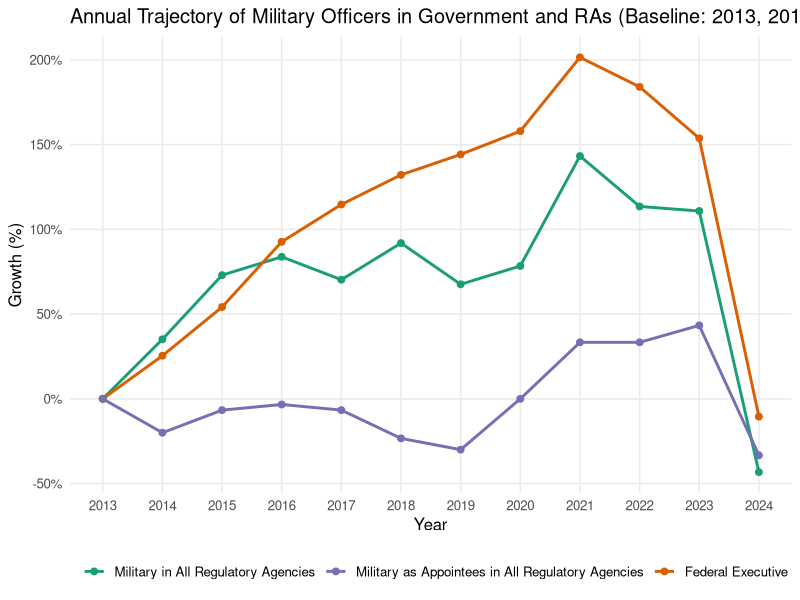
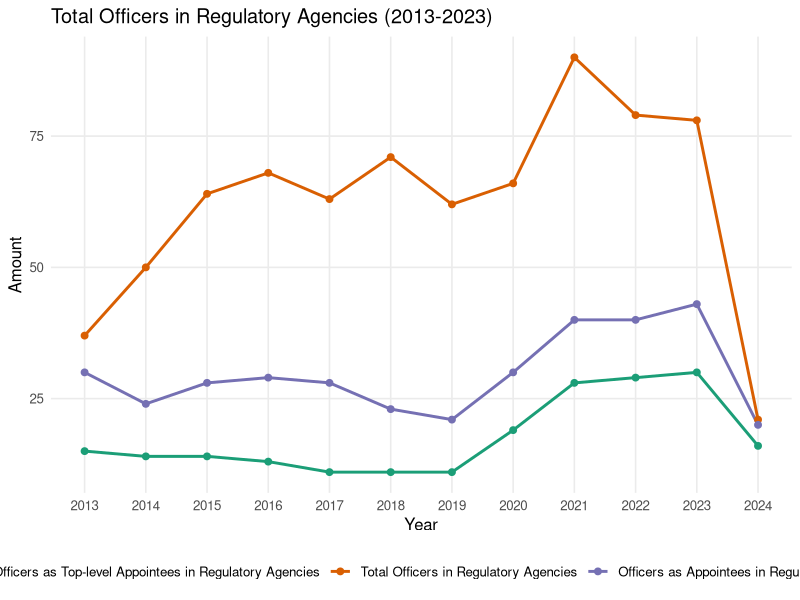
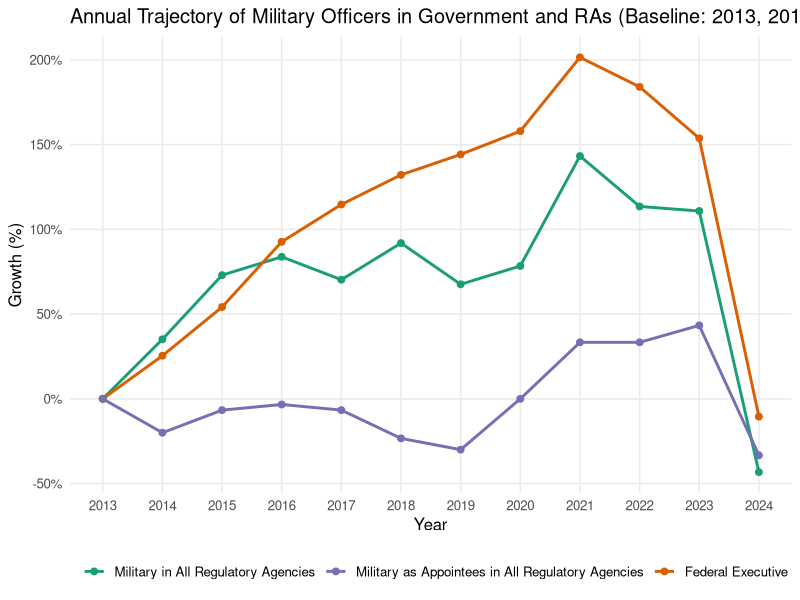
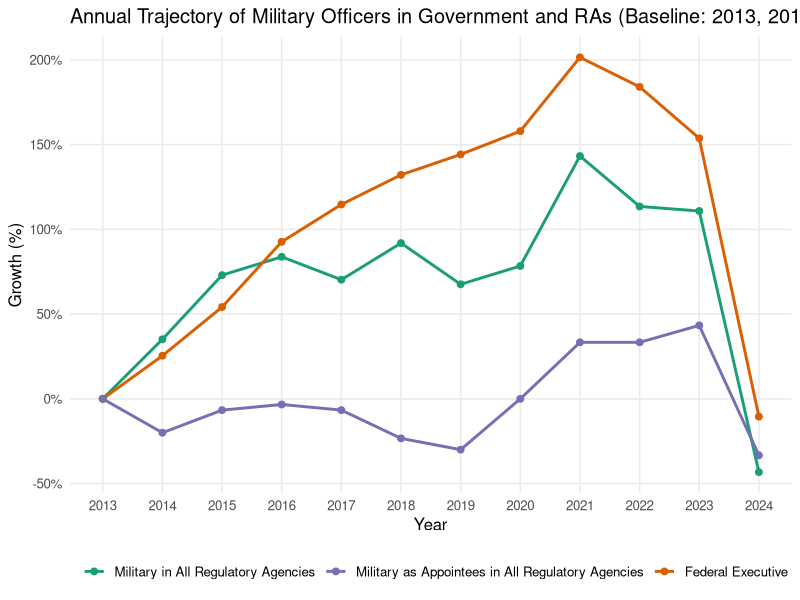

The R source for these figures, in order: (Note: this script raises an error after producing the figures.)
#PROJETO PARA CRIAR GRÁFICOS DA MILITARIZAÇAO DAS AGENCIAS REGULADORAS
# REVISTA GOVERNANCE

#importando o dataset criado por Ademar Guedes
library(tidyverse)
library(readxl)
adeb_999_agencias_militares <- read_excel("adeb_999_agencias_militares.xlsx")
View(adeb_999_agencias_militares)

#criando o arquivo de análise
ar <- adeb_999_agencias_militares

#criar um gráfico harmônico com o atual 1 e 2
# incluir "crescimento de militares no governo" que está no gráfico 1 do apêndice
# e as demais variáveis da figura 1 do texto

glimpse(ar)


# Verificar nomes das colunas relevantes
# Esperado (pela amostra do arquivo):
# ano_arq (coluna A), total_militares_governo (coluna C),
# total_militares_ars (coluna D), total_militares_ars_com_cargo (coluna E)

# 2) Guardar valores-base de 2013 (ano base)
base_vals <- ar %>%
    filter(ano_arq == 2013) %>%
    summarise(
        base_governo = sum(total_militares_governo, na.rm = TRUE),
        base_ar      = sum(total_militares_ars, na.rm = TRUE),
        base_ar_cargo= sum(total_militares_ars_com_cargo, na.rm = TRUE)
    )

# 3) Criar variáveis de crescimento percentual versus 2013
df_out <- ar %>%
    mutate(
        cres_militares_governo   = 100 * (total_militares_governo / base_vals$base_governo - 1),
        cres_militares_ar        = 100 * (total_militares_ars / base_vals$base_ar - 1),
        cres_militares_ar_cargo  = 100 * (total_militares_ars_com_cargo / base_vals$base_ar_cargo - 1)
    )


# Bases anuais (2013)
base_ano <- ar %>%
    filter(ano_arq == 2013) %>%
    summarise(
        base_governo = total_militares_governo,
        base_ar      = total_militares_ars,
        base_ar_cargo= total_militares_ars_com_cargo
    )

df_ano_out <- ar %>%
    mutate(
        cres_militares_governo   = 100 * (total_militares_governo / base_ano$base_governo - 1),
        cres_militares_ar        = 100 * (total_militares_ars / base_ano$base_ar - 1),
        cres_militares_ar_cargo  = 100 * (total_militares_ars_com_cargo / base_ano$base_ar_cargo - 1)
    )

# 5) Visualizar
head(df_out)
head(df_ano_out)

glimpse(df_ano_out)

#Agora vou criar o gráfico 1b
#crescimento anual de militares no governo, militares me AR e em cargos de AR

library(scales)


# Filtrar período e garantir ordenação
ar_plot <- df_ano_out %>%
    filter(ano_arq_tot >= 2013, ano_arq_tot <= 2024) %>%
    arrange(ano_arq_tot)

# Deixar dados em formato longo para facilitar o ggplot
ar_long <- ar_plot %>%
    select(ano_arq_tot,
           cres_militares_governo,
           cres_militares_ar,
           cres_militares_ar_cargo) %>%
    pivot_longer(
        cols = -ano_arq_tot,
        names_to = "serie",
        values_to = "crescimento"
    )

# Rótulos legíveis
rotulos <- c(
    "cres_militares_governo" = "Federal Executive",
    "cres_militares_ar" = "Military in All Regulatory Agencies",
    "cres_militares_ar_cargo" = "Military as Appointees in All Regulatory Agencies"
)

# Gráfico
fig_1b <- ggplot(ar_long, aes(x = ano_arq_tot, y = crescimento, color = serie)) +
    geom_line(size = 1) +
    geom_point(size = 2) +
    scale_color_manual(values = c("#1b9e77", "#7570b3", "#d95f02"),
                       labels = rotulos) +
    scale_x_continuous(breaks = 2013:2024) +
    scale_y_continuous(labels = label_percent(accuracy = 1, scale = 1)) +
    labs(
        title = "Annual Trajectory of Military Officers in Government and RAs (Baseline: 2013, 2013–2024)",
        x = "Year",
        y = "Growth (%)",
        color = ""
    ) +
    theme_minimal(base_size = 12) +
    theme(
        panel.grid.minor = element_blank(),
        legend.position = "bottom"
    )

fig_1b

if(!dir.exists("figures")) {
    dir.create("figures")
}

ggsave("figures/fig_1b.pdf", fig_1b,
       width = 6.5, height = 5, units = "in")


###AGORA CRIAR O GRÁFICO 1A (identico ao que já está no texto)
# Verificar colunas necessárias
cols_ok <- c("ano_arq",
             "total_militares_ars",
             "total_militares_ars_com_cargo",
             "militares_total_agencias_alto_escalao")

missing <- setdiff(cols_ok, names(ar))
if (length(missing) > 0) {
    stop(paste("Faltam colunas no data frame ar:", paste(missing, collapse = ", ")))
}

# Opcional: agregar por ano, se houver várias linhas por ano (ex.: mensais)
ar_ano <- ar %>%
    group_by(ano_arq) %>%
    summarise(
        total_militares_ars = sum(total_militares_ars, na.rm = TRUE),
        total_militares_ars_com_cargo = sum(total_militares_ars_com_cargo, na.rm = TRUE),
        militares_total_agencias_alto_escalao = sum(militares_total_agencias_alto_escalao, na.rm = TRUE),
        .groups = "drop"
    )

# Reestruturar para formato longo
ar_long <- ar %>%
    pivot_longer(
        cols = c(total_militares_ars,
                 total_militares_ars_com_cargo,
                 militares_total_agencias_alto_escalao),
        names_to = "serie",
        values_to = "valor"
    )

# Rótulos legíveis
rotulos <- c(
    "total_militares_ars" = "Total Officers in Regulatory Agencies",
    "total_militares_ars_com_cargo" = "Officers as Appointees in Regulatory Agencies",
    "militares_total_agencias_alto_escalao" = "Officers as Top-level Appointees in Regulatory Agencies"
)

# Gráfico
fig_1a <- ggplot(ar_long, aes(x = ano_arq, y = valor, color = serie)) +
    geom_line(size = 1) +
    geom_point(size = 2) +
    scale_color_manual(values = c("#1b9e77", "#d95f02", "#7570b3"),
                       labels = rotulos) +
    scale_x_continuous(breaks = sort(unique(ar_long$ano_arq))) +
    scale_y_continuous(labels = label_number(big.mark = ".", decimal.mark = ",")) +
    labs(
        title = "Total Officers in Regulatory Agencies (2013-2023)",
        x = "Year",
        y = "Amount",
        color = ""
    ) +
    theme_minimal(base_size = 12) +
    theme(
        panel.grid.minor = element_blank(),
        legend.position = "bottom"
    )


fig_1a

ggsave("figures/fig_1a.pdf", fig_1b,
       width = 6.5, height = 5, units = "in")


glimpse(ar_long)
glimpse (df_ano_out)

names(df_ano_out)

##CRIANDO AGORA A FIGURA 2B
##PARA TANTO, CRIAR ALGUMAS VARIAVEIS SOMANDO TOTAIS DAS 3AR E AS 8AR RESTANTES

cols_8 <- c(
    "militares_aneel","militares_anatel","militares_antaq","militares_antt",
    "militares_ancine","militares_ans","militares_anm","militares_ana"
)

cols_3 <- c("militares_anac","militares_anp","militares_anvs")

df_somas <- df_ano_out %>%
    group_by(ano_arq) %>%
    summarise(
        militares_8_ars = rowSums(across(all_of(cols_8)), na.rm = TRUE),
        militares_3_ars = rowSums(across(all_of(cols_3)), na.rm = TRUE),
        .groups = "drop"
    )

df_ano_out <- df_ano_out %>%
    left_join(df_somas, by = "ano_arq")



#criando soma de 8 e 3AR militares com cargo (inclui alto escalao)
cols_8_cargos <- c(
    "militares_aneel_cargos",
    "militares_anatel_cargos",
    "militares_antaq_cargos",
    "militares_antt_cargos",
    "militares_ancine_cargos",
    "militares_ans_cargos",
    "militares_anm_cargos",
    "militares_ana_cargos"
)

cols_3_cargos <- c("militares_anac_cargos",
                   "militares_anp_cargos",
                   "militares_anvs_cargos")

df_somas_cargos <- df_ano_out %>%
    group_by(ano_arq) %>%
    summarise(
        militares_8_ars_cargos = rowSums(across(all_of(cols_8_cargos)), na.rm = TRUE),
        militares_3_ars_cargos = rowSums(across(all_of(cols_3_cargos)), na.rm = TRUE),
        .groups = "drop"
    )

df_ano_out <- df_ano_out %>%
    left_join(df_somas_cargos, by = "ano_arq")


#criando soma de 8 e 3AR militares com alto escalao
cols_8_alto_escalao <- c(
    "militares_aneel_alto_escalao",
    "militares_anatel_alto_escalao",
    "militares_antaq_alto_escalao",
    "militares_antt_alto_escalao",
    "militares_ancine_alto_escalao",
    "militares_ans_alto_escalao",
    "militares_anm_alto_escalao",
    "militares_ana_alto_escalao"
)

cols_3_alto_escalao <- c("militares_anac_alto_escalao",
                   "militares_anp_alto_escalao",
                   "militares_anvs_alto_escalao")

df_somas_alto_escalao <- df_ano_out %>%
    group_by(ano_arq) %>%
    summarise(
        militares_8_ars_alto_escalao = rowSums(across(all_of(cols_8_alto_escalao)), na.rm = TRUE),
        militares_3_ars_alto_escalao = rowSums(across(all_of(cols_3_alto_escalao)), na.rm = TRUE),
        .groups = "drop"
    )

df_ano_out <- df_ano_out %>%
    left_join(df_somas_alto_escalao, by = "ano_arq")


#grafico somando o total de militares por 3 criterios nos dois grupos (3 e 8 AR)
vars <- c("militares_8_ars.y",
          "militares_3_ars.y",
          "militares_8_ars_cargos",
          "militares_3_ars_cargos",
          "militares_8_ars_alto_escalao",
          "militares_3_ars_alto_escalao")

# Checar colunas
stopifnot(all(c("ano_arq", vars) %in% names(df_ano_out)))

# Agregar por ano (caso haja múltiplas linhas por ano)
plot_df <- df_ano_out %>%
    group_by(ano_arq) %>%
    summarise(across(all_of(vars), ~ sum(.x, na.rm = TRUE)), .groups = "drop")

# Long format para ggplot
plot_long <- plot_df %>%
    pivot_longer(cols = all_of(vars), names_to = "serie", values_to = "valor")

# Rótulos mais legíveis
rotulos <- c(
    "militares_8_ars.y" = "8 ARs (total)",
    "militares_3_ars.y" = "3 ARs (total)",
    "militares_8_ars_cargos" = "8 ARs c/ cargo",
    "militares_3_ars_cargos" = "3 ARs c/ cargo",
    "militares_8_ars_alto_escalao" = "8 ARs alto escalão",
    "militares_3_ars_alto_escalao" = "3 ARs alto escalão"
)

fig_2b <- ggplot(plot_long, aes(x = ano_arq, y = valor, color = serie)) +
    geom_line(size = 1) +
    geom_point(size = 2) +
    scale_color_manual(values = c("#1b9e77","#d95f02","#7570b3","#e7298a","#66a61e","#e6ab02"),
                       labels = rotulos) +
    scale_x_continuous(breaks = sort(unique(plot_long$ano_arq))) +
    scale_y_continuous(labels = label_number(big.mark = ".", decimal.mark = ",")) +
    labs(
        title = "Totais anuais por série",
        x = "Ano",
        y = "Quantidade",
        color = "Série"
    ) +
    theme_minimal(base_size = 12) +
    theme(
        panel.grid.minor = element_blank(),
        legend.position = "bottom"
    )

fig_2b

ggsave("figures/fig_2b.pdf", fig_2b,
       width = 6.5, height = 5, units = "in")




###CRIANDO O MESMO GRÁFICO ACIMA, MAS COMO FACETA
# Definir variáveis por grupo
vars_ars <- c("militares_8_ars.y","militares_3_ars.y")
vars_cargos <- c("militares_8_ars_cargos","militares_3_ars_cargos")
vars_alto <- c("militares_8_ars_alto_escalao","militares_3_ars_alto_escalao")

vars_all <- c(vars_ars, vars_cargos, vars_alto)

stopifnot(all(c("ano_arq", vars_all) %in% names(df_ano_out)))

# Agregar por ano (se necessário)
base_df <- df_ano_out %>%
    group_by(ano_arq) %>%
    summarise(across(all_of(vars_all), ~ sum(.x, na.rm = TRUE)), .groups = "drop")

# Long + colunas de 'grupo' e 'tipo'
plot_long <- base_df %>%
    pivot_longer(cols = all_of(vars_all), names_to = "serie", values_to = "valor") %>%
    mutate(
        grupo = case_when(
            str_detect(serie, "_ars_alto_escalao$") ~ "ars_alto_escalao",
            str_detect(serie, "_ars_cargos$") ~ "ars_cargos",
            TRUE ~ "ars"
        ),
        tipo = if_else(str_detect(serie, "^militares_8_"), "8 ARs", "3 ARs")
    )

fig_2c <- ggplot(plot_long, aes(x = ano_arq, y = valor, color = tipo)) +
    geom_line(size = 1) +
    geom_point(size = 2) +
    scale_color_manual(values = c("8 ARs" = "#1b9e77", "3 ARs" = "#d95f02")) +
    scale_x_continuous(breaks = sort(unique(plot_long$ano_arq))) +
    scale_y_continuous(labels = label_number(big.mark = ".", decimal.mark = ",")) +
    labs(
        title = "Totais anuais por grupo (facetas)",
        x = "Ano",
        y = "Quantidade",
        color = "Série"
    ) +
    facet_wrap(~ grupo, ncol = 1, scales = "free_y") +
    theme_minimal(base_size = 12) +
    theme(
        panel.grid.minor = element_blank(),
        legend.position = "bottom"
    )


fig_2c
ggsave("figures/fig_2c.pdf", fig_2c,
       width = 6.5, height = 5, units = "in")


###CRIANDO AGORA FACETAS DOS TRÊS GRUPOS EM GRÁFICO DE ÁREA DE 100%
library(stringr)

# Variáveis por grupo (mantém .y onde informado)
vars_ars    <- c("militares_8_ars.y","militares_3_ars.y")
vars_cargos <- c("militares_8_ars_cargos","militares_3_ars_cargos")
vars_alto   <- c("militares_8_ars_alto_escalao","militares_3_ars_alto_escalao")

vars_all <- c(vars_ars, vars_cargos, vars_alto)
stopifnot(all(c("ano_arq", vars_all) %in% names(df_ano_out)))

# Agregar por ano
base_df <- df_ano_out %>%
    group_by(ano_arq) %>%
    summarise(across(all_of(vars_all), ~ sum(.x, na.rm = TRUE)), .groups = "drop")

# Long + identificar grupo e tipo
plot_long <- base_df %>%
    pivot_longer(cols = all_of(vars_all), names_to = "serie", values_to = "valor") %>%
    mutate(
        grupo = case_when(
            str_detect(serie, "_ars_alto_escalao$") ~ "RAs: all officers Top-level",
            str_detect(serie, "_ars_cargos$") ~ "RAs: all officers appointees",
            TRUE ~ "RAs: all officers"
        ),
        tipo = if_else(str_detect(serie, "^militares_8_"), "8 RAs", "3 RAs")
    )

# Normalizar para 100% dentro de cada grupo-ano
plot_pct <- plot_long %>%
    group_by(grupo, ano_arq) %>%
    mutate(total_grupo_ano = sum(valor, na.rm = TRUE),
           pct = if_else(total_grupo_ano > 0, valor / total_grupo_ano, 0)) %>%
    ungroup()

fig_2d <- ggplot(plot_pct, aes(x = ano_arq, y = pct, fill = tipo)) +
    geom_area(position = "fill", alpha = 0.9) +  # fill garante 100%
    scale_fill_manual(values = c("8 RAs" = "#1b9e77", "3 RAs" = "#d95f02")) +
    scale_x_continuous(breaks = sort(unique(plot_pct$ano_arq))) +
    scale_y_continuous(labels = label_percent(accuracy = 1)) +
    labs(
        title   = "Share of officers by group of RAs (ANP, Anvisa, ANAC vs. others) (100%)",
        x       = "Year",
        y       = "Share",
        fill    = "Groups"
    ) +
    facet_wrap(~ grupo, ncol = 1) +
    theme_minimal(base_size = 12) +
    theme(
        panel.grid.minor = element_blank(),
        legend.position = "bottom"
    )

fig_2d
ggsave("figures/fig_2d.pdf", fig_2d,
       width = 6.5, height = 5, units = "in")


###FACETAS DE TODAS AS AGENCIAS, SEPARADAMENTE, POR GRUPOS (TOTAL MILITAR, COM CARGO E ALTA BUROCRA)


# Definir vetores por faceta
grp_base <- c("militares_anac","militares_aneel","militares_anatel","militares_antaq",
              "militares_antt","militares_anvs","militares_ancine","militares_anp",
              "militares_ans","militares_anm","militares_ana")

grp_cargos <- paste0(grp_base, "_cargos")
grp_alto   <- paste0(grp_base, "_alto_escalao")

vars_all <- c(grp_base, grp_cargos, grp_alto)
stopifnot(all(c("ano_arq", vars_all) %in% names(df_ano_out)))

# Agregar por ano, se necessário
base_df <- df_ano_out %>%
    group_by(ano_arq) %>%
    summarise(across(all_of(vars_all), ~ sum(.x, na.rm = TRUE)), .groups = "drop")

# Long + coluna do grupo
plot_long <- base_df %>%
    pivot_longer(cols = all_of(vars_all), names_to = "agencia", values_to = "valor") %>%
    mutate(
        grupo = case_when(
            str_detect(agencia, "_alto_escalao$") ~ "alto_escalao",
            str_detect(agencia, "_cargos$") ~ "cargos",
            TRUE ~ "base"
        ),
        agencia_label = str_replace(agencia, "militares_", "") |> 
            str_replace("_cargos$", "") |>
            str_replace("_alto_escalao$", "") |>
            toupper()
    )

ggplot(plot_long, aes(x = ano_arq, y = valor, color = agencia_label, group = agencia_label)) +
    geom_line(size = 0.9, alpha = 0.9) +
    geom_point(size = 1.8) +
    scale_x_continuous(breaks = sort(unique(plot_long$ano_arq))) +
    scale_y_continuous(labels = label_number(big.mark = ".", decimal.mark = ",")) +
    labs(
        title = "Totais anuais por agência e grupo",
        x = "Ano",
        y = "Quantidade",
        color = "Agência"
    ) +
    facet_wrap(~ grupo, ncol = 1, scales = "free_y",
               labeller = as_labeller(c(base = "ARs (base)",
                                        cargos = "ARs (cargos)",
                                        alto_escalao = "ARs (alto escalão)"))) +
    theme_minimal(base_size = 12) +
    theme(
        panel.grid.minor = element_blank(),
        legend.position = "bottom",
        legend.key.width = unit(16, "pt")
    )



## FACETAS separando por agencia

library(dplyr)
library(tidyr)
library(ggplot2)
library(scales)
library(stringr)
library(forcats)

# Lista de ARs
ars <- c("anac","aneel","anatel","antaq","antt","anvs","ancine","anp","ans","anm","ana")

# Construir nomes de colunas para cada dimensão
vars_base   <- paste0("militares_", ars)
vars_cargos <- paste0("militares_", ars, "_cargos")
vars_alto   <- paste0("militares_", ars, "_alto_escalao")

vars_all <- c(vars_base, vars_cargos, vars_alto)
stopifnot(all(c("ano_arq", vars_all) %in% names(df_ano_out)))

# Agregar por ano (se necessário)
base_df <- df_ano_out %>%
    group_by(ano_arq) %>%
    summarise(across(all_of(vars_all), ~ sum(.x, na.rm = TRUE)), .groups = "drop")

# Converter para longo e separar AR e dimensão
plot_long <- base_df %>%
    pivot_longer(cols = all_of(vars_all), names_to = "serie", values_to = "valor") %>%
    mutate(
        # Extrair a AR do nome: "militares_anac(_...)" -> "anac"
        ar  = str_remove(serie, "^militares_") %>%
            str_remove("_cargos$") %>%
            str_remove("_alto_escalao$") %>%
            toupper(),
        dim = case_when(
            str_detect(serie, "_alto_escalao$") ~ "Alto escalão",
            str_detect(serie, "_cargos$")       ~ "Cargos",
            TRUE                                ~ "Base"
        )
    ) %>%
    # Opcional: ordenar facetas por ordem desejada
    mutate(ar = factor(ar, levels = toupper(ars)))

ggplot(plot_long, aes(x = ano_arq, y = valor, color = dim)) +
    geom_line(size = 1) +
    geom_point(size = 1.8) +
    scale_color_manual(values = c("Base" = "#1b9e77", "Cargos" = "#7570b3", "Alto escalão" = "#d95f02")) +
    scale_x_continuous(breaks = sort(unique(plot_long$ano_arq))) +
    scale_y_continuous(labels = label_number(big.mark = ".", decimal.mark = ",")) +
    labs(
        title = "Totais anuais por AR e dimensão",
        x = "Ano",
        y = "Quantidade",
        color = "Dimensão"
    ) +
    facet_wrap(~ ar, ncol = 3, scales = "free_y") +
    theme_minimal(base_size = 12) +
    theme(
        panel.grid.minor = element_blank(),
        legend.position = "bottom"
    )


################################################
#CRIANDO GRÁFICO CRESCIMENTO PERCENTUAL ANUAL DOS MILITARES NO GOVERNO
#NAS AGENCIAS E EM CARGOS NAS AGENCIAS
#############################################

# 2. Selecione e padronize as colunas
cresc_anual <- df_ano_out %>%
    rename(
        ano = ano_arq,
        total_militares_governo = total_militares_governo,
        total_militares_ars = total_militares_ars,
        total_militares_ars_com_cargo = total_militares_ars_com_cargo
    ) %>%
    filter(!is.na(ano)) %>%
    group_by(ano) %>%
    summarise(
        total_militares_governo = sum(total_militares_governo, na.rm=TRUE),
        total_militares_ars = sum(total_militares_ars, na.rm=TRUE),
        total_militares_ars_com_cargo = sum(total_militares_ars_com_cargo, na.rm=TRUE)
    ) %>% 
    arrange(ano)

# 3. Calcule o percentual de crescimento anual
cresc_anual_1 <- cresc_anual %>%
    mutate(
        crescimento_militares_governo = 100 * (total_militares_governo / lag(total_militares_governo) - 1),
        crescimento_militares_ars = 100 * (total_militares_ars / lag(total_militares_ars) - 1),
        crescimento_militares_ars_com_cargo = 100 * (total_militares_ars_com_cargo / lag(total_militares_ars_com_cargo) - 1)
    )

cresc_anual_1_long <- cresc_anual_1 %>%
    pivot_longer(
        cols = starts_with("crescimento_"),
        names_to = "Variavel",
        values_to = "Percentual"
    )

# Ajuste os rótulos se quiser mais legibilidade
cresc_anual_1_long$Variavel <- recode(cresc_anual_1_long$Variavel,
                           crescimento_militares_governo = "Officers in the Government",
                           crescimento_militares_ars = "Officers in Regulatory Agencies",
                           crescimento_militares_ars_com_cargo = "Officers as appointees in RAs")

# Gráfico de barras agrupadas
fig_A_cres_anual <- ggplot(cresc_anual_1_long, aes(x = as.factor(ano), y = Percentual, fill = Variavel)) +
    geom_col(position = "dodge") +
    geom_text(
        aes(label = sprintf("%.1f", Percentual)),
        position = position_dodge(width = 0.9),
        vjust = -0.5,
        size = 3.5
    ) +
    labs(
        title = "Annual Growth Percentage - Officers in Government, in RAs and as appointees in RAs",
        x = "Year",
        y = "Growth (%)",
        fill = ""
    ) +
    theme_minimal() +
    theme(
        plot.title = element_text(size = 12),
        axis.title = element_text(size = 10),
        axis.text = element_text(size = 8),
        legend.title = element_text(size = 10),
        legend.text = element_text(size = 8)
    )

fig_A_cres_anual

ggsave("figures/fig_A_cres_anual.pdf", fig_A_cres_anual,
       width = 8.5, height = 5, units = "in")


############################################################
######figure annual growth only 3 RAs
###########################################################


var_anual_3ras <- read_delim("var_anual_3ras.csv", 
                             delim = ";", escape_double = FALSE, col_types = cols(var_officers_3ras_percent = col_number(), 
                                                                                  var_officers_appointees_3ras_percent = col_number(), 
                                                                                  var_officers_toplevel_3ras_percent = col_number()), 
                             trim_ws = TRUE)
View(var_anual_3ras)



ras_long <- var_anual_3ras %>%
    select(year, var_officers_3ras_percent, var_officers_appointees_3ras_percent, var_officers_toplevel_3ras_percent) %>%
           pivot_longer(
               cols = starts_with("var_officers"),
               names_to = "variable",
               values_to = "percentage"
           )
           
           
           # Ajustar nomes legíveis para legenda
           ras_long$variable <- recode(ras_long$variable,
                                      "var_officers_3ras_percent" = "Officers 3ras %",
                                      "var_officers_appointees_3ras_percent" = "Appointed Officers 3ras %",
                                      "var_officers_toplevel_3ras_percent" = "Top-level Officers 3ras %"
           )
           
           # Criar gráfico de barras agrupadas
           fig_A_var_3ras <- ggplot(ras_long, aes(x = factor(year), y = percentage, fill = variable)) +
               geom_col(position = "dodge") +
               geom_text(aes(label = sprintf("%.1f%%", percentage)),
                         position = position_dodge(width = 0.9),
                         vjust = -0.5,
                         size = 3) +
               labs(
                   title = "Annual Variation Percentages - Officers in the 3 selected RAs",
                   x = "Year",
                   y = "Percentage (%)",
                   fill = "Category"
               ) +
               theme_minimal()

           
           fig_A_var_3ras
           
                  ggsave("figures/fig_A_var_3ras.pdf", fig_A_var_3ras,
                  width = 8.5, height = 5, units = "in")

                  
#####################################################
##GRAFICO COMPARANDO TRES AGENCIAS COM AS DEMAIS ####
#####################################################

library(readr)
compare_3ras_others <- read_delim("compare_3ras_others.csv", 
                                                    delim = ";", escape_double = FALSE, trim_ws = TRUE)

View(compare_3ras_others)



compare_3_8 <- compare_3ras_others %>%
    select(year, 
           `otherRA_officers_total__percent`,
           `otherRAs_officers_appointees_percent`,
           `otherRA_officers_top-level_percent`,
           `3RA_total_officers_percent`,
           `3RA_officers_appointees_percent`,
           `3RA_officers_top-level_percent`)

# Transformar para formato longo
compare_long <- compare_3_8 %>%
    pivot_longer(
        cols = -year,
        names_to = "variable",
        values_to = "percentage"
    )

# Ajustar nomes das variáveis para legenda mais legível
compare_long$variable <- recode(compare_long$variable,
                           "otherRA_officers_total__percent" = "Other RAs - Total Officers",
                           "otherRAs_officers_appointees_percent" = "Other RAs - Appointees",
                           "otherRA_officers_top-level_percent" = "Other RAs - Top-level",
                           "3RA_total_officers_percent" = "3 RAs - Total Officers",
                           "3RA_officers_appointees_percent" = "3 RAs - Appointees",
                           "3RA_officers_top-level_percent" = "3 RAs - Top-level"
)

# Criar gráfico de barras agrupadas
fig_A_compare_3_8 <- ggplot(compare_long, aes(x = factor(year), y = percentage, fill = variable)) +
    geom_col(position = "dodge") +
    geom_text(aes(label = sprintf("%.1f%%", percentage)),
              position = position_dodge(width = 0.9),
              vjust = -0.5,
              size = 2.5) +
    labs(
        title = "Annual Variation Rate Comparison - 3 RAs and the others",
        x = "Year",
        y = "Percentage (%)",
        fill = "Category",
        caption = "Variables: Other RAs - Total Officers, Appointees, Top-level | 3 RAs - Total Officers, Appointees, Top-level"
    ) +
    theme_minimal() +
    theme(
        plot.caption = element_text(hjust = 0.5, size = 9),
        legend.position = "bottom"
    )

fig_A_compare_3_8

ggsave("figures/fig_A_compare_3_8.pdf", fig_A_compare_3_8,
       width = 8.5, height = 5, units = "in")
                  
                  
###########################################################
#COMPARANDO AS 3 AGENCIAS COM AS DEMAIS, EM TOTAIS ANUAIS##
###########################################################

library(readr)
library(dplyr)
library(tidyr)
library(ggplot2)

# Leitura do arquivo CSV

# Selecionar apenas ano e as 6 variáveis de totais
compare <- compare_3ras_others %>%
    select(year, 
           otherRA_officers_total,
           otherRAs_officers_appointees,
           `otherRA_officers_top-level`,
           `3RA_total_officers`,
           `3RA_officers_appointees`,
           `3RA_officers_top-level`)

# Transformar para formato longo
compare_long_1 <- compare %>%
    pivot_longer(
        cols = -year,
        names_to = "variable",
        values_to = "total"
    )

# Ajustar nomes das variáveis para legenda mais legível
compare_long_1$variable <- recode(compare_long_1$variable,
                           "otherRA_officers_total" = "Other RAs - Total Officers",
                           "otherRAs_officers_appointees" = "Other RAs - Appointees",
                           "otherRA_officers_top-level" = "Other RAs - Top-level",
                           "3RA_total_officers" = "3 RAs - Total Officers",
                           "3RA_officers_appointees" = "3 RAs - Appointees",
                           "3RA_officers_top-level" = "3 RAs - Top-level"
)

# Criar gráfico de linhas
fig_A_line_compare <- ggplot(compare_long_1, aes(x = year, y = total, color = variable, group = variable)) +
    geom_line(size = 1) +
    geom_point(size = 2) +
    labs(
        title = "Officer Totals Over Time - Comparison",
        x = "Year",
        y = "Number of Officers",
        color = "Category",
        caption = "Variables: Other RAs - Total Officers, Appointees, Top-level | 3 RAs - Total Officers, Appointees, Top-level"
    ) +
    theme_minimal() +
    theme(
        plot.caption = element_text(hjust = 0.5, size = 9),
        legend.position = "bottom",
        legend.text = element_text(size = 8)
    )

fig_A_line_compare

# Salvar o gráfico
ggsave("figures/fig_A_line_compare.pdf", fig_A_line_compare,
       width = 8.5, height = 5, units = "in")


################################
#FACETING EACH RA
##############################
library(stringr)
library(scales)
library(forcats)

# Vetor com os códigos das ARs
ars <- c("anac","aneel","anatel","antaq","antt","anvs","ancine","anp","ans","anm","ana")

# Colunas esperadas por dimensão
vars_base   <- paste0("militares_", ars)
vars_cargos <- paste0("militares_", ars, "_cargos")
vars_alto   <- paste0("militares_", ars, "_alto_escalao")

vars_all <- c(vars_base, vars_cargos, vars_alto)

# Verificação de colunas existentes
stopifnot(all(c("ano_arq", vars_all) %in% names(df_ano_out)))

# Se houver múltiplas linhas por ano, consolida; se já for 1 linha/ano, valores permanecem
base_df <- df_ano_out %>%
    group_by(ano_arq) %>%
    summarise(across(all_of(vars_all), ~ sum(.x, na.rm = TRUE)), .groups = "drop")

# Formato longo e identificação de AR e dimensão
plot_long <- base_df %>%
    pivot_longer(cols = all_of(vars_all), names_to = "variavel", values_to = "valor") %>%
    mutate(
        ar  = variavel |> 
            str_remove("^militares_") |>
            str_remove("_cargos$") |>
            str_remove("_alto_escalao$") |>
            toupper(),
        dim = case_when(
            str_detect(variavel, "_alto_escalao$") ~ "Top-level appointees",
            str_detect(variavel, "_cargos$")       ~ "Appointees",
            TRUE                                   ~ "Total"
        )
    ) %>%
    mutate(ar = factor(ar, levels = toupper(ars)),
           dim = factor(dim, levels = c("Total","Appointees","Top-level appointees")))

# Gráfico com facetas por AR e 3 linhas por faceta
fig_A_facetas <- ggplot(plot_long, aes(x = ano_arq, y = valor, color = dim)) +
    geom_line(linewidth = 1) +
    geom_point(linewidth = 1.8) +
    scale_color_manual(values = c("Total" = "#1b9e77", "Appointees" = "#7570b3", "Top-level appointees" = "#d95f02")) +
    scale_x_continuous(breaks = sort(unique(plot_long$ano_arq))) +
    scale_y_continuous(labels = label_number(big.mark = ".", decimal.mark = ",")) +
    labs(
        title = "Officers by Regulatory Agency: total, total in appointed positions, and total in the top-level",
        x = "Year",
        y = "Amount",
        color = ""
    ) +
    facet_wrap(~ ar, ncol = 4, scales = "free_y") +
    theme_minimal(base_size = 10) +
    theme(
        panel.grid.minor = element_blank(),
        legend.position = "bottom"
    )

fig_A_facetas


#salvar o gráfico
ggsave("figures/fig_A_facetas.pdf", fig_A_facetas,
    width = 8.5, height = 5, units = "in")


############################################################
###DADOS COM TOTAIS GERAIS CIVIS E MILITARES ARS E DEMAIS###
############################################################

#importanto da tabela de somas gerais
library(readxl)
general_sums <- read_excel("table_general_sums.xlsx")
View(general_sums)

# criando o dataset
general_sums_1 <- general_sums %>%
    pivot_longer(cols = 2:7, names_to = "variable", values_to = "value") %>%
    mutate(variable = recode(variable,
                             "total_toplevel_3RAs" = "Toplevel 3RAs",
                             "total_appointees_3RAs" = "Appointees 3RAs",
                             "total_servants_3RAs" = "Servants 3RAs",
                             "total_toplevel_otherRAs" = "Toplevel Other RAs",
                             "total_appointees_otherRAs" = "Appointees Other RAs",
                             "total_servants_otherRAs" = "Servants Other RAs"
    ))

fig_A_general_sum_1 <- ggplot(general_sums_1, aes(x = year, y = value, color = variable)) +
    geom_line(linewidth = 1) +
    geom_point(size = 1) +
    labs(
        title = "Total servants by group of RAs (2013-2024)",
        x = "Year",
        y = "Value",
        color = ""
    ) +
    theme_minimal(base_size = 10) +
    theme(
        legend.position = "bottom",   # legenda embaixo
        legend.title = element_blank(),
        legend.box = "horizontal"     # organiza legenda em linha
    )


fig_A_general_sum_1

ggsave("figures/fig_A_general_sum_1.pdf", fig_A_general_sum_1,
       width = 8.5, height = 5, units = "in")


###Novo gráfico de comparação
# Selecionar apenas colunas year, 8 e 13

general_sum_2 <- general_sums %>%
    select(year, 8:13) %>%
    pivot_longer(cols = -year, names_to = "variable", values_to = "value") %>%
    mutate(variable = recode(variable,
                             "total_toplevel_officers_3RAs" = "Toplevel Officers 3RAs",
                             "total_appointees_officers_3RAs" = "Appointees Officers 3RAs",
                             "total_servants_officers_3RAs" = "Servants Officers 3RAs",
                             "total_toplevel_officers_otherRAs" = "Toplevel Officers Other RAs",
                             "total_appointees_officers_otherRAs" = "Appointees Officers Other RAs",
                             "total_servants_officers_otherRAs" = "Servants Officers Other RAs"
    ))


# Gráfico
fig_A_general_sum_2 <- ggplot(general_sum_2, aes(x = year, y = value, color = variable)) +
    geom_line(linewidth = 1) +
    geom_point(size = 1.5) +
    labs(
        title = "Total officers by group of RAs (2013-2024)",
        x = "Year",
        y = "Value",
        color = ""
    ) +
    theme_minimal(base_size = 12) +
    theme(
        legend.position = "bottom",   # legenda embaixo
        legend.title = element_blank(),
        legend.box = "horizontal"
    )

fig_A_general_sum_2

ggsave("figures/fig_A_general_sum_2.pdf", fig_A_general_sum_2,
width = 8.5, height = 5, units = "in")
